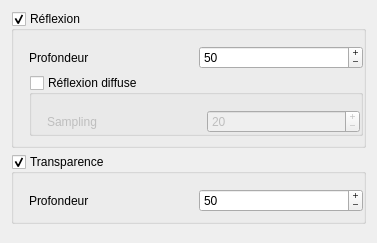
       <widget class="QWidget" name="page">
        <property name="geometry">
         <rect>
          <x>0</x>
          <y>0</y>
          <width>377</width>
          <height>243</height>
         </rect>
        </property>
        <attribute name="label">
         <string>Matériaux</string>
        </attribute>
        <layout class="QVBoxLayout" name="verticalLayout_2">
         <item>
          <widget class="QWidget" name="widget_6" native="true">
           <layout class="QGridLayout" name="gridLayout_6">
            <property name="margin">
             <number>0</number>
            </property>
            <item row="0" column="0">
             <widget class="QGroupBox" name="_reflection">
              <property name="title">
               <string>Réflexion</string>
              </property>
              <property name="checkable">
               <bool>true</bool>
              </property>
              <layout class="QGridLayout" name="gridLayout_12">
               <property name="leftMargin">
                <number>15</number>
               </property>
               <property name="topMargin">
                <number>15</number>
               </property>
               <property name="rightMargin">
                <number>0</number>
               </property>
               <item row="0" column="1">
                <widget class="QSpinBox" name="_reflectionLimit">
                 <property name="buttonSymbols">
                  <enum>QAbstractSpinBox::PlusMinus</enum>
                 </property>
                 <property name="minimum">
                  <number>1</number>
                 </property>
                 <property name="maximum">
                  <number>10000</number>
                 </property>
                 <property name="value">
                  <number>50</number>
                 </property>
                </widget>
               </item>
               <item row="0" column="0">
                <widget class="QLabel" name="label_10">
                 <property name="text">
                  <string>Profondeur</string>
                 </property>
                </widget>
               </item>
               <item row="1" column="0" colspan="2">
                <widget class="QGroupBox" name="_diffuseReflection">
                 <property name="title">
                  <string>Réflexion diffuse</string>
                 </property>
                 <property name="flat">
                  <bool>false</bool>
                 </property>
                 <property name="checkable">
                  <bool>true</bool>
                 </property>
                 <property name="checked">
                  <bool>false</bool>
                 </property>
                 <layout class="QGridLayout" name="gridLayout_13">
                  <property name="leftMargin">
                   <number>15</number>
                  </property>
                  <property name="topMargin">
                   <number>15</number>
                  </property>
                  <property name="rightMargin">
                   <number>0</number>
                  </property>
                  <property name="bottomMargin">
                   <number>0</number>
                  </property>
                  <item row="0" column="1">
                   <widget class="QSpinBox" name="_diffuseReflectionSampling">
                    <property name="buttonSymbols">
                     <enum>QAbstractSpinBox::PlusMinus</enum>
                    </property>
                    <property name="minimum">
                     <number>1</number>
                    </property>
                    <property name="maximum">
                     <number>10000</number>
                    </property>
                    <property name="value">
                     <number>20</number>
                    </property>
                   </widget>
                  </item>
                  <item row="0" column="0">
                   <widget class="QLabel" name="label_11">
                    <property name="text">
                     <string>Sampling</string>
                    </property>
                   </widget>
                  </item>
                 </layout>
                </widget>
               </item>
              </layout>
             </widget>
            </item>
            <item row="1" column="0">
             <widget class="QGroupBox" name="_transparency">
              <property name="title">
               <string>Transparence</string>
              </property>
              <property name="checkable">
               <bool>true</bool>
              </property>
              <layout class="QGridLayout" name="gridLayout_11">
               <property name="leftMargin">
                <number>15</number>
               </property>
               <property name="topMargin">
                <number>15</number>
               </property>
               <property name="rightMargin">
                <number>0</number>
               </property>
               <item row="0" column="1">
                <widget class="QSpinBox" name="_transparencyLimit">
                 <property name="buttonSymbols">
                  <enum>QAbstractSpinBox::PlusMinus</enum>
                 </property>
                 <property name="minimum">
                  <number>1</number>
                 </property>
                 <property name="maximum">
                  <number>10000</number>
                 </property>
                 <property name="value">
                  <number>50</number>
                 </property>
                </widget>
               </item>
               <item row="0" column="0">
                <widget class="QLabel" name="label_12">
                 <property name="text">
                  <string>Profondeur</string>
                 </property>
                </widget>
               </item>
              </layout>
             </widget>
            </item>
            <item row="2" column="0">
             <spacer name="verticalSpacer_3">
              <property name="orientation">
               <enum>Qt::Vertical</enum>
              </property>
              <property name="sizeHint" stdset="0">
               <size>
                <width>20</width>
                <height>303</height>
               </size>
              </property>
             </spacer>
            </item>
           </layout>
          </widget>
         </item>
        </layout>
       </widget>
